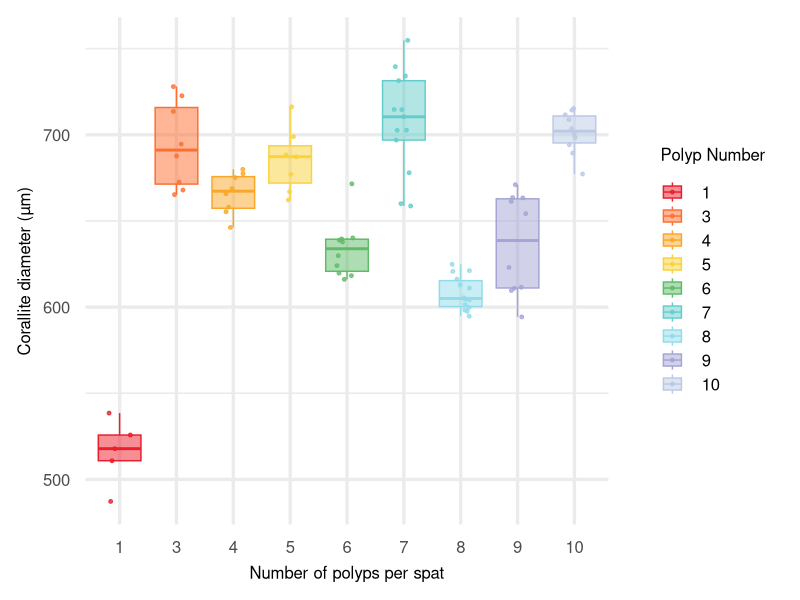
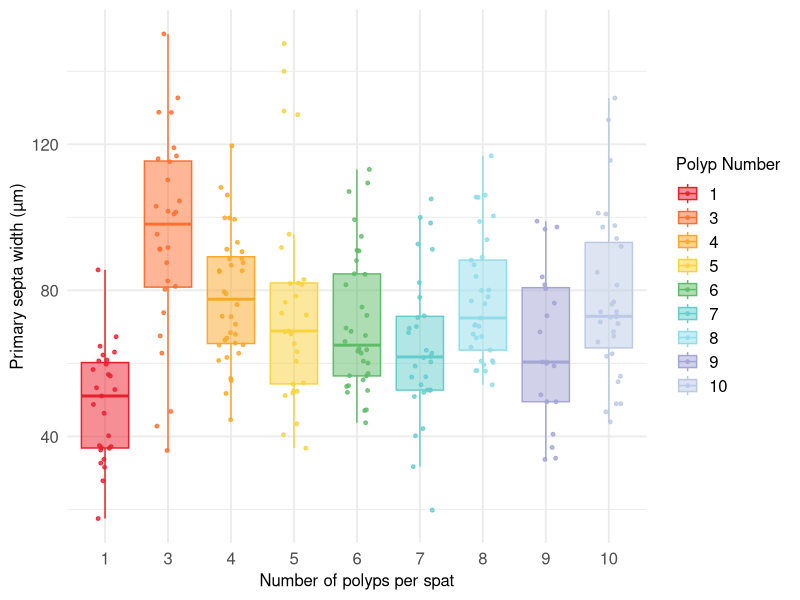
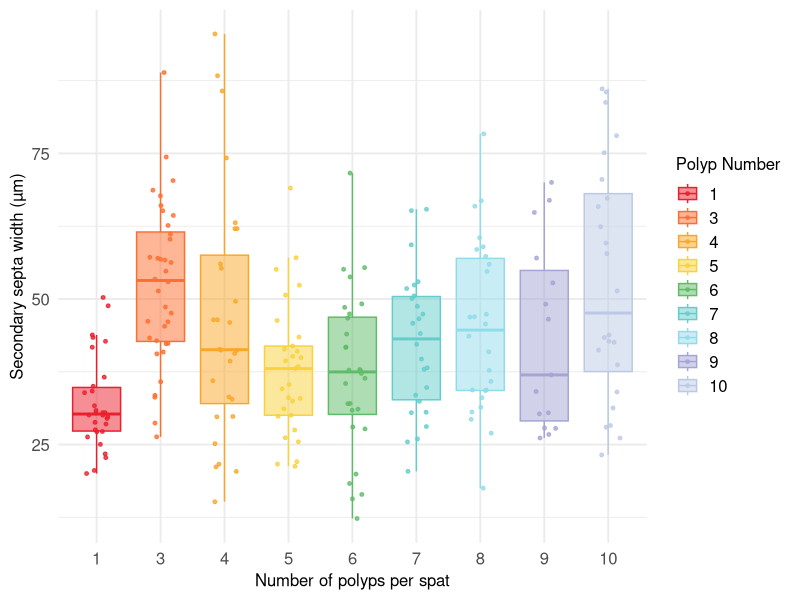
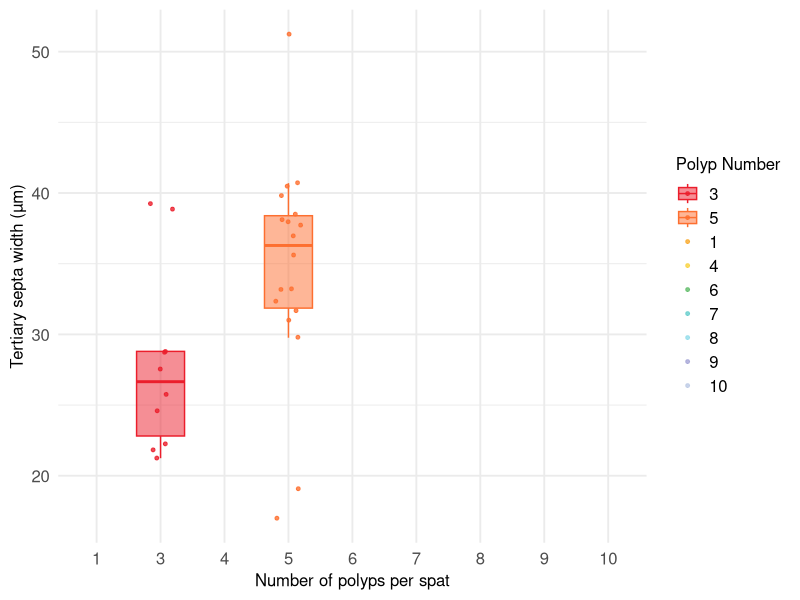
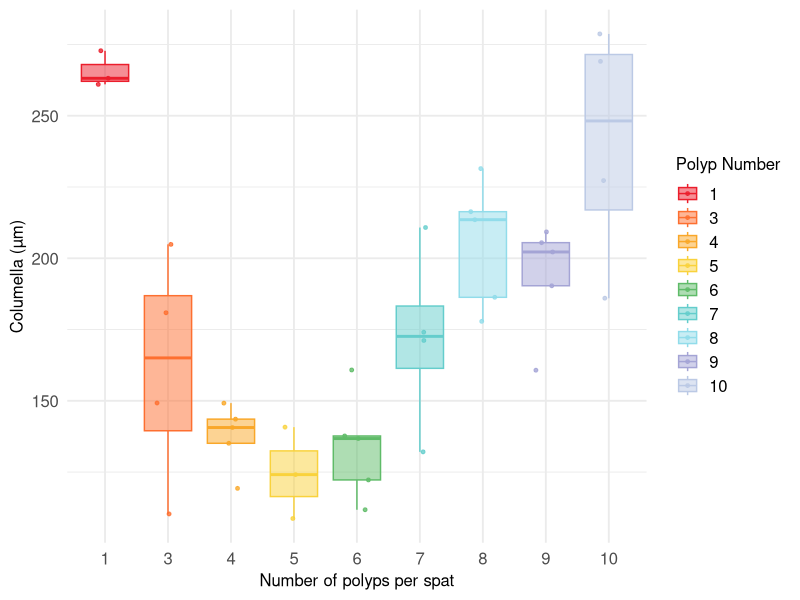
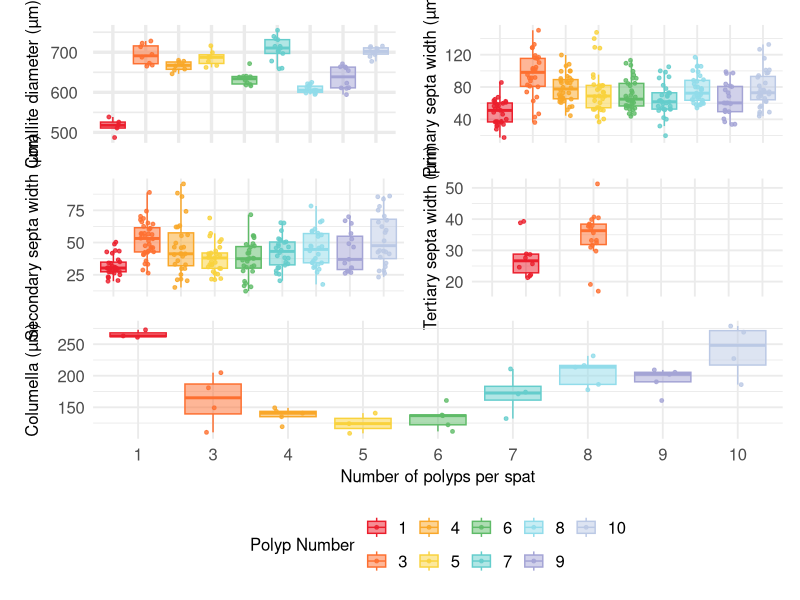

The R source for these figures, in order: (Note: this script raises an error after producing the figures.)
## ---- chunk 1
## load libraries
library(ggplot2)
library(readr)
library(dplyr)
library(tidyverse)
library(gridExtra)
library(ggpubr)
library(lubridate)
library(cowplot)
library(ggthemes)
library(patchwork)
## ---- chunk 2
#loading data
sem <- read_csv("Data/Mineral/SEM_polyp_diameters.csv")

## ---- chunk 3
#cleaning data and prepare the data for the first analysis 
#removing the Na presented in the dataset

sem_clean_data <- sem[rowSums(is.na(sem)) != ncol(sem), ]

## ---- chunk 4
#Define for each number of polyp spat a color different 
#polyp_colors <- c(
#  "1" = "red",
#  "2" = "blue",
#  "3" = "green",
#  "4" = "purple",
#  "5" = "orange",
#  "6" = "gray",
#  "7" = "black",
#  "8" = "yellow",
#  "9" ="pink",
#  "10" = "darkblue"
#  )

#ploting the coralite diameters with boxplot and point repartition 
coralite_diameters <- ggplot(sem_clean_data, aes(x = factor(Polyp_number),
                  y = Corallite_Diameter,
                  fill = factor(Polyp_number),
                  color = factor(Polyp_number))) +
  geom_boxplot(outlier.shape = NA, alpha = 0.5) +
  geom_jitter(width = 0.2, size = 1, alpha = 0.8) +
  scale_fill_tableau(palette = "Jewel Bright") +
  scale_color_tableau(palette = "Jewel Bright") +
  labs(x = "Number of polyps per spat",
       y = "Corallite diameter (µm)",
       fill = "Polyp Number",
       color = "Polyp Number") +
  theme_minimal(base_size = 25)+
  theme( axis.title.x = element_text(size = 12),     # X-axis title
    axis.title.y = element_text(size = 12),     # Y-axis title
    axis.text.x  = element_text(size = 12),     # X-axis tick labels
    axis.text.y  = element_text(size = 12),     # Y-axis tick labels
    legend.title = element_text(size = 12),     # Legend titles
    legend.text  = element_text(size = 12)      # Legend labels
    )

ggsave("Output/coralite_diameters.png", plot = coralite_diameters, width = 10, height = 5, dpi = 500)

#plotting the data with the same concept to vizualize the point distribution of the corallite diameters in µm but via violont plot 
#ggplot(sem_clean_data, aes(x = factor(Polyp_number),
 #                 y = Corallite_Diameter,
  #              fill = factor(Polyp_number),
   #               color = factor(Polyp_number))) +
  #geom_violin(outlier.shape = NA, alpha = 0.5) +
  #geom_jitter(width = 0.2, size = 2, alpha = 0.8) +
  #scale_fill_tableau(palette = "Jewel Bright") +
  #scale_color_tableau(palette = "Jewel Bright") +
  #labs(x = "Number of polyps per spat",
  #     y = "Corallite diameter (µm)",
  #     fill = "Polyp Number",
  #     color = "Polyp Number") +
  #theme_minimal(base_size = 14)


#ploting the primary septa with boxplot and point repartition 
primary_septa <- ggplot(sem_clean_data, aes(x = factor(Polyp_number),
                  y = Primary_septa,
                  fill = factor(Polyp_number),
                  color = factor(Polyp_number))) +
  geom_boxplot(outlier.shape = NA, alpha = 0.5) +
  geom_jitter(width = 0.2, size = 1, alpha = 0.8) +
  scale_fill_tableau(palette = "Jewel Bright") +
  scale_color_tableau(palette = "Jewel Bright") +
  labs(x = "Number of polyps per spat",
       y = "Primary septa width (µm)",
       fill = "Polyp Number",
       color = "Polyp Number") +
  theme_minimal(base_size = 14)+ 
   theme( axis.title.x = element_text(size = 12),     # X-axis title
    axis.title.y = element_text(size = 12),     # Y-axis title
    axis.text.x  = element_text(size = 12),     # X-axis tick labels
    axis.text.y  = element_text(size = 12),     # Y-axis tick labels
    legend.title = element_text(size = 12),     # Legend titles
    legend.text  = element_text(size = 12)      # Legend labels
    )

ggsave("Output/primary_septa.png", plot = primary_septa, width = 10, height = 5, dpi = 500)

#ploting the secondary septa with boxplot and point repartition 
secondary_septa <- ggplot(sem_clean_data, aes(x = factor(Polyp_number),
                  y = Secondary_septa,
                  fill = factor(Polyp_number),
                  color = factor(Polyp_number))) +
  geom_boxplot(outlier.shape = NA, alpha = 0.5) +
  geom_jitter(width = 0.2, size = 1, alpha = 0.8) +
  scale_fill_tableau(palette = "Jewel Bright") +
  scale_color_tableau(palette = "Jewel Bright") +
  labs(x = "Number of polyps per spat",
       y = "Secondary septa width (µm)",
       fill = "Polyp Number",
       color = "Polyp Number") +
  theme_minimal(base_size = 14)+ 
   theme( axis.title.x = element_text(size = 12),     # X-axis title
    axis.title.y = element_text(size = 12),     # Y-axis title
    axis.text.x  = element_text(size = 12),     # X-axis tick labels
    axis.text.y  = element_text(size = 12),     # Y-axis tick labels
    legend.title = element_text(size = 12),     # Legend titles
    legend.text  = element_text(size = 12)      # Legend labels
    )

ggsave("Output/secondary_septa.png", plot = secondary_septa, width = 10, height = 5, dpi = 500)

#ploting the tertiary septa with boxplot and point repartition 
tertiary_septa <- ggplot(sem_clean_data, aes(x = factor(Polyp_number),
                  y = Tertiary_septa,
                  fill = factor(Polyp_number),
                  color = factor(Polyp_number))) +
  geom_boxplot(outlier.shape = NA, alpha = 0.5) +
  geom_jitter(width = 0.2, size = 1, alpha = 0.8) +
  scale_fill_tableau(palette = "Jewel Bright") +
  scale_color_tableau(palette = "Jewel Bright") +
  labs(x = "Number of polyps per spat",
       y = "Tertiary septa width (µm)",
       fill = "Polyp Number",
       color = "Polyp Number") +
  theme_minimal(base_size = 14)+ 
   theme( axis.title.x = element_text(size = 12),     # X-axis title
    axis.title.y = element_text(size = 12),     # Y-axis title
    axis.text.x  = element_text(size = 12),     # X-axis tick labels
    axis.text.y  = element_text(size = 12),     # Y-axis tick labels
    legend.title = element_text(size = 12),     # Legend titles
    legend.text  = element_text(size = 12)      # Legend labels
    )

ggsave("Output/tertiary_septa.png", plot = tertiary_septa, width = 10, height = 5, dpi = 600)

#ploting the columella with boxplot and point repartition 
columella <- ggplot(sem_clean_data, aes(x = factor(Polyp_number),
                  y = Columella,
                  fill = factor(Polyp_number),
                  color = factor(Polyp_number))) +
  geom_boxplot(outlier.shape = NA, alpha = 0.5) +
  geom_jitter(width = 0.2, size = 1, alpha = 0.8) +
  scale_fill_tableau(palette = "Jewel Bright") +
  scale_color_tableau(palette = "Jewel Bright") +
  labs(x = "Number of polyps per spat",
       y = "Columella (µm)",
       fill = "Polyp Number",
       color = "Polyp Number") +
  theme_minimal(base_size = 14)+ 
   theme( axis.title.x = element_text(size = 12),     
    axis.title.y = element_text(size = 12),     
    axis.text.x  = element_text(size = 12),    
    axis.text.y  = element_text(size = 12),     
    legend.title = element_text(size = 12),     
    legend.text  = element_text(size = 12)      
    )

ggsave("Output/columella.png", plot = columella, width = 10, height = 5, dpi = 600)

#merge all the graph in one graph
# Remove legends from all except one (say p1)
p1 <- coralite_diameters + theme(legend.position = "none", 
axis.title.x = element_blank(),
                 axis.text.x = element_blank(),
                 axis.ticks.x = element_blank())

p2 <- primary_septa + theme(legend.position = "none", axis.title.x = element_blank(),
                 axis.text.x = element_blank(),
                 axis.ticks.x = element_blank())

p3 <- secondary_septa + theme(legend.position = "none", axis.title.x = element_blank(),
                 axis.text.x = element_blank(),
                 axis.ticks.x = element_blank())

p4 <- tertiary_septa + theme(legend.position = "none",axis.title.x = element_blank(),
                 axis.text.x = element_blank(),
                 axis.ticks.x = element_blank())

p5 <- columella + theme(legend.position = "bottom",           
    legend.title.align = 0.5,             
    legend.box = "horizontal") 

# Combine plots
combined_plot <- (p1 | p2) / (p3 | p4) / (p5)

# Save to file
ggsave("Output/combined_plot.pdf", combined_plot, width = 12, height = 10)

## ---- chunk 5
#created average for Primary secondary tertiary septa, corallite diameters, columella etc 
# Load your data
SEM_data <- read.csv("Data/Mineral/SEM_polyp_diameters.csv", stringsAsFactors = FALSE)

# Clean column names (remove spaces and make consistent)
names(SEM_data) <- trimws(names(SEM_data))

names(SEM_data)

# Calculate averages for Primary_septa grouped by its label column
avg_primary <- aggregate(SEM_data$Primary_septa,
                         by = list(SEM_data$Primary_septa_number),
                         FUN = mean, na.rm = TRUE)

# Rename columns for clarity
colnames(avg_primary) <- c("Primary_septa_number", "Mean_Primary_septa")

write.csv(avg_primary, "Output/Average_Primary_Septa.csv", row.names = FALSE)
#doing the same process for the others parameter wanted to have result of 
avg_secondary <- aggregate(SEM_data$Secondary_septa,
                         by = list(SEM_data$Secondary_septa_number),
                         FUN = mean, na.rm = TRUE)

colnames(avg_secondary) <- c("Secondary_septa_number", "Mean_Secondary_septa")
write.csv(avg_secondary, "Output/Average_Secondary_Septa.csv", row.names = FALSE)


avg_tertiary <- aggregate(SEM_data$Tertiary_septa,
                         by = list(SEM_data$Tertiary_septa_number),
                         FUN = mean, na.rm = TRUE)

colnames(avg_tertiary) <- c("Tertiary_septa_number", "Mean_Tertiary_septa")
write.csv(avg_tertiary, "Output/Average_Tertiary_Septa.csv", row.names = FALSE)


avg_corallite <- aggregate(SEM_data$Corallite_Diameter,
                         by = list(SEM_data$Polyp_number),
                         FUN = mean, na.rm = TRUE)

colnames(avg_corallite) <- c("Corallite_number", "Mean_Corallite")
write.csv(avg_corallite, "Output/Average_Corallite.csv", row.names = FALSE)


avg_columella <- aggregate(SEM_data$Columella,
                         by = list(SEM_data$Polyp_number),
                         FUN = mean, na.rm = TRUE)

colnames(avg_columella) <- c("Columella_number", "Mean_Columella")
write.csv(avg_columella, "Output/Average_Columella.csv", row.names = FALSE)

#merging all the tables in one dataset 
# --- Standardize the grouping column name so all can merge ---
names(avg_primary)[1]   <- "Polyp_ID"
names(avg_secondary)[1] <- "Polyp_ID"
names(avg_tertiary)[1]  <- "Polyp_ID"
names(avg_corallite)[1] <- "Polyp_ID"
names(avg_columella)[1] <- "Polyp_ID"

# --- Merge all average tables into one dataset ---
merged_SEM <- Reduce(function(x, y) merge(x, y, by = "Polyp_ID", all = TRUE),
                     list(avg_primary, avg_secondary, avg_tertiary, avg_corallite, avg_columella))


## ---- chunk 6
#let take a look to the assemtpion of the data 
#create separe file for each variable in the dataset

#CORALLITE
Corallite <- sem_clean_data[, c("Polyp_number", "Corallite_Diameter")]
Corallite_without_Na <- na.omit(Corallite)

#removing outlier 
Corallite_outlier <- Corallite_without_Na %>%
  filter(
    Corallite_Diameter >= quantile(Corallite_Diameter, 0.25) - 1.5 * IQR(Corallite_Diameter),
    Corallite_Diameter <= quantile(Corallite_Diameter, 0.75) + 1.5 * IQR(Corallite_Diameter)
  )

# Before removing outliers
ggplot(Corallite_without_Na, aes(x = factor(Polyp_number), y = Corallite_Diameter)) +
  geom_boxplot() +
  ggtitle("Before removing outliers")

# After removing outliers
ggplot(Corallite_outlier, aes(x = factor(Polyp_number), y = Corallite_Diameter)) +
  geom_boxplot() +
  ggtitle("After removing outliers")

#PRIMARY SEPTA
Psepta <- sem_clean_data[, c("Polyp_number", "Primary_septa")]
Psepta_without_Na <- na.omit(Psepta)

#removing outlier 
Psepta_outlier <- Psepta_without_Na %>%
  filter(
    Primary_septa >= quantile(Primary_septa, 0.25) - 1.5 * IQR(Primary_septa),
    Primary_septa <= quantile(Primary_septa, 0.75) + 1.5 * IQR(Primary_septa)
  )

# Before removing outliers
ggplot(Psepta_without_Na, aes(x = factor(Polyp_number), y = Primary_septa)) +
  geom_boxplot() +
  ggtitle("Before removing outliers")

# After removing outliers
ggplot(Psepta_outlier, aes(x = factor(Polyp_number), y = Primary_septa)) +
  geom_boxplot() +
  ggtitle("After removing outliers")

#SECONDARY SEPTA
Ssepta <- sem_clean_data[, c("Polyp_number", "Secondary_septa")]
Ssepta_without_Na <- na.omit(Ssepta)

#removing outlier 
Ssepta_outlier <- Ssepta_without_Na %>%
  filter(
    Secondary_septa >= quantile(Secondary_septa, 0.25) - 1.5 * IQR(Secondary_septa),
    Secondary_septa <= quantile(Secondary_septa, 0.75) + 1.5 * IQR(Secondary_septa)
  )

# Before removing outliers
ggplot(Ssepta_without_Na, aes(x = factor(Polyp_number), y = Secondary_septa)) +
  geom_boxplot() +
  ggtitle("Before removing outliers")

# After removing outliers
ggplot(Ssepta_outlier, aes(x = factor(Polyp_number), y = Secondary_septa)) +
  geom_boxplot() +
  ggtitle("After removing outliers")

#TERTIARY SEPTA
Tsepta <- sem_clean_data[, c("Polyp_number", "Tertiary_septa")]
Tsepta_without_Na <- na.omit(Tsepta)

#removing outlier 
Tsepta_outlier <- Tsepta_without_Na %>%
  filter(
    Tertiary_septa >= quantile(Tertiary_septa, 0.25) - 1.5 * IQR(Tertiary_septa),
    Tertiary_septa <= quantile(Tertiary_septa, 0.75) + 1.5 * IQR(Tertiary_septa)
  )

# Before removing outliers
ggplot(Tsepta_without_Na, aes(x = factor(Polyp_number), y = Tertiary_septa)) +
  geom_boxplot() +
  ggtitle("Before removing outliers")

# After removing outliers
ggplot(Tsepta_outlier, aes(x = factor(Polyp_number), y = Tertiary_septa)) +
  geom_boxplot() +
  ggtitle("After removing outliers")

#COLUMELLA SEPTA
Columella <- sem_clean_data[, c("Polyp_number", "Columella")]
Columella_without_Na <- na.omit(Columella)

#removing outlier 
Columella_outlier <- Columella_without_Na %>%
  filter(
    Columella >= quantile(Columella, 0.25) - 1.5 * IQR(Columella),
    Columella <= quantile(Columella, 0.75) + 1.5 * IQR(Columella)
  )

# Before removing outliers
ggplot(Columella_without_Na, aes(x = factor(Polyp_number), y = Columella)) +
  geom_boxplot() +
  ggtitle("Before removing outliers")

# After removing outliers
ggplot(Columella_outlier, aes(x = factor(Polyp_number), y = Columella)) +
  geom_boxplot() +
  ggtitle("After removing outliers")

## ---- chunk 7
Coralite_diameters_clean <- ggplot(Corallite_outlier, aes(x = factor(Polyp_number),
                  y = Corallite_Diameter,
                  fill = factor(Polyp_number),
                  color = factor(Polyp_number))) +
  geom_boxplot(outlier.shape = NA, alpha = 0.5) +
  geom_jitter(width = 0.2, size = 1, alpha = 0.8) +
  scale_fill_tableau(palette = "Jewel Bright") +
  scale_color_tableau(palette = "Jewel Bright") +
  labs(x = "Number of polyps per spat",
       y = "Corallite diameter (µm)",
       fill = "Polyp Number",
       color = "Polyp Number") +
  theme_minimal(base_size = 25)+
  theme( axis.title.x = element_text(size = 12),     
    axis.title.y = element_text(size = 12),     
    axis.text.x  = element_text(size = 12),     
    axis.text.y  = element_text(size = 12),     
    legend.title = element_text(size = 12),     
    legend.text  = element_text(size = 12)      
    )

ggsave("Output/Coralite_diameters_clean.png", plot = Coralite_diameters_clean, width = 10, height = 5, dpi = 500)

primary_septa_clean <- ggplot(Psepta_outlier, aes(x = factor(Polyp_number),
                  y = Primary_septa,
                  fill = factor(Polyp_number),
                  color = factor(Polyp_number))) +
  geom_boxplot(outlier.shape = NA, alpha = 0.5) +
  geom_jitter(width = 0.2, size = 1, alpha = 0.8) +
  scale_fill_tableau(palette = "Jewel Bright") +
  scale_color_tableau(palette = "Jewel Bright") +
  labs(x = "Number of polyps per spat",
       y = "Primary septa witdh (µm)",
       fill = "Polyp Number",
       color = "Polyp Number") +
  theme_minimal(base_size = 25)+
  theme( axis.title.x = element_text(size = 12),     
    axis.title.y = element_text(size = 12),     
    axis.text.x  = element_text(size = 12),     
    axis.text.y  = element_text(size = 12),     
    legend.title = element_text(size = 12),     
    legend.text  = element_text(size = 12)      
    )

ggsave("Output/primary_septa_clean.png", plot = primary_septa_clean, width = 10, height = 5, dpi = 500)

secondary_septa_clean <- ggplot(Ssepta_outlier, aes(x = factor(Polyp_number),
                  y = Secondary_septa,
                  fill = factor(Polyp_number),
                  color = factor(Polyp_number))) +
  geom_boxplot(outlier.shape = NA, alpha = 0.5) +
  geom_jitter(width = 0.2, size = 1, alpha = 0.8) +
  scale_fill_tableau(palette = "Jewel Bright") +
  scale_color_tableau(palette = "Jewel Bright") +
  labs(x = "Number of polyps per spat",
       y = "Secondary septa witdh (µm)",
       fill = "Polyp Number",
       color = "Polyp Number") +
  theme_minimal(base_size = 25)+
  theme( axis.title.x = element_text(size = 12),     
    axis.title.y = element_text(size = 12),     
    axis.text.x  = element_text(size = 12),     
    axis.text.y  = element_text(size = 12),     
    legend.title = element_text(size = 12),     
    legend.text  = element_text(size = 12)      
    )

ggsave("Output/secondary_septa_clean.png", plot = secondary_septa_clean, width = 10, height = 5, dpi = 500)

tertiary_septa_clean <- ggplot(Tsepta_outlier, aes(x = factor(Polyp_number),
                  y = Tertiary_septa,
                  fill = factor(Polyp_number),
                  color = factor(Polyp_number))) +
  geom_boxplot(outlier.shape = NA, alpha = 0.5) +
  geom_jitter(width = 0.2, size = 1, alpha = 0.8) +
  scale_fill_tableau(palette = "Jewel Bright") +
  scale_color_tableau(palette = "Jewel Bright") +
  labs(x = "Number of polyps per spat",
       y = "Tertiary septa witdh (µm)",
       fill = "Polyp Number",
       color = "Polyp Number") +
  theme_minimal(base_size = 25)+
  theme( axis.title.x = element_text(size = 12),     
    axis.title.y = element_text(size = 12),     
    axis.text.x  = element_text(size = 12),     
    axis.text.y  = element_text(size = 12),     
    legend.title = element_text(size = 12),     
    legend.text  = element_text(size = 12)      
    )

ggsave("Output/tertiary_septa_clean.png", plot = tertiary_septa_clean, width = 10, height = 5, dpi = 500)

columella_clean <- ggplot(Columella_outlier, aes(x = factor(Polyp_number),
                  y = Columella,
                  fill = factor(Polyp_number),
                  color = factor(Polyp_number))) +
  geom_boxplot(outlier.shape = NA, alpha = 0.5) +
  geom_jitter(width = 0.2, size = 1, alpha = 0.8) +
  scale_fill_tableau(palette = "Jewel Bright") +
  scale_color_tableau(palette = "Jewel Bright") +
  labs(x = "Number of polyps per spat",
       y = "Columella (µm)",
       fill = "Polyp Number",
       color = "Polyp Number") +
  theme_minimal(base_size = 25)+
  theme( axis.title.x = element_text(size = 12),     
    axis.title.y = element_text(size = 12),     
    axis.text.x  = element_text(size = 12),     
    axis.text.y  = element_text(size = 12),     
    legend.title = element_text(size = 12),     
    legend.text  = element_text(size = 12)      
    )

ggsave("Output/columella_clean.png", plot = columella_clean, width = 10, height = 5, dpi = 500)

#merge all the graph with no outlier in one graph
# Remove legends from all except one 
P1 <- Coralite_diameters_clean + theme(legend.position = "none", 
axis.title.x = element_blank(),
                 axis.text.x = element_blank(),
                 axis.ticks.x = element_blank())

P2 <- primary_septa_clean + theme(legend.position = "none", axis.title.x = element_blank(),
                 axis.text.x = element_blank(),
                 axis.ticks.x = element_blank())

P3 <- secondary_septa_clean + theme(legend.position = "none", axis.title.x = element_blank(),
                 axis.text.x = element_blank(),
                 axis.ticks.x = element_blank())

P4 <- tertiary_septa_clean + theme(legend.position = "none",axis.title.x = element_blank(),
                 axis.text.x = element_blank(),
                 axis.ticks.x = element_blank())

P5 <- columella_clean + theme(legend.position = "bottom",           
    legend.title.align = 0.5,             
    legend.box = "horizontal") 

# Combine plots
combined_plot_without_outlier <- (P1 | P2) / (P3 | P4) / (P5)

# Save to file
ggsave("Output/combined_plot_without_outlier.pdf", combined_plot_without_outlier, width = 12, height = 10)

## ---- chunk 8
#vizualisation of the data via graph
#CORALLITE
hist(Corallite_outlier$Corallite_Diameter,
     main = "Histogram of Corallite Diameter",
     xlab = "Corallite Diameter",
     breaks = 15)

#PRIMARY SEPTA
hist(Psepta_outlier$Primary_septa,
     main = "Histogram of Primary septa",
     xlab = "Primary septa",
     breaks = 15)

#Secondary SEPTA
hist(Ssepta_outlier$Secondary_septa,
     main = "Histogram of Secondary septa",
     xlab = "Secondary septa",
     breaks = 15)

#tertiary septa
hist(Tsepta_outlier$Tertiary_septa,
     main = "Histogram of Tertiary septa",
     xlab = "Tertiary septa",
     breaks = 15)

#COLUMELLA 
hist(Columella_outlier$Columella,
     main = "Histogram of Columella",
     xlab = "Primary columella",
     breaks = 15)

#Q-Q plot 
#CORALLITE
qqnorm(Corallite_outlier$Corallite_Diameter)
qqline(Corallite_outlier$Corallite_Diameter, col = "red")

#Primary septa
qqnorm(Psepta_outlier$Primary_septa)
qqline(Psepta_outlier$Primary_septa, col = "red")

#secondary septa 
qqnorm(Ssepta_outlier$Secondary_septa)
qqline(Ssepta_outlier$Secondary_septa, col = "red")

#Tertiary septa 
qqnorm(Tsepta_outlier$Tertiary_septa)
qqline(Tsepta_outlier$Tertiary_septa, col = "red")

#Tertiary septa 
qqnorm(Columella_outlier$Columella)
qqline(Columella_outlier$Columella, col = "red")

#statistic part
#normality on coralitte diameter µm 
shapiro.test(residuals(aov(Corallite_Diameter ~ Polyp_number, data = Corallite_outlier)))
#normality validated
#normality on primary septa witdh µm
shapiro.test(residuals(aov(Primary_septa ~ Polyp_number, data = Psepta_outlier)))
#normality validated
#normality on secondary septa witdh µm
shapiro.test(residuals(aov(Secondary_septa ~ Polyp_number, data = Ssepta_outlier)))
#normality validated
#normality on tertiary septa witdh µm
shapiro.test(residuals(aov(Tertiary_septa ~ Polyp_number, data = Tsepta_outlier)))
#do not follow the normality need to used a Kruskal-Wallis test 
#normality on columella witdh µm
shapiro.test(residuals(aov(Columella ~ Polyp_number, data = Columella_outlier)))
#normality validated

#ANOVA test
#CORALLITE
anova_result_coralitte <- aov(Corallite_Diameter ~ factor(Polyp_number), data = Corallite_outlier)
summary(anova_result_coralitte)
#Post-Hoc comparaison 
tukey_result_coralitte <- TukeyHSD(anova_result_coralitte)
tukey_result_coralitte

#creation heat map t vizualize the posthoc test
# Extract Tukey results as a data frame
tukey_df_coralitte <- as.data.frame(tukey_result_coralitte$'factor(Polyp_number)') %>%
  rownames_to_column(var = "comparison") %>%
  select(comparison, `p adj`) %>%
  separate(comparison, into = c("Group1", "Group2"), sep = "-")

# Create a matrix for plotting
heatmap_df_coralitte <- tukey_df_coralitte %>%
  pivot_wider(names_from = Group2, values_from = `p adj`) %>%
  column_to_rownames("Group1")

# Convert to long format for ggplot
heatmap_long_coralitte <- heatmap_df_coralitte %>%
  rownames_to_column("Group1") %>%
  pivot_longer(-Group1, names_to = "Group2", values_to = "p_value")

# Plot
ggplot(heatmap_long_coralitte, aes(x = Group1, y = Group2, fill = p_value)) +
  geom_tile(color = "white") +
  scale_fill_gradient(low = "red", high = "white", na.value = "grey90",
                      name = "p-value") +
  geom_text(aes(label = round(p_value, 3))) +
  theme_minimal() +
  labs(title = "Tukey HSD Pairwise Comparisons coralitte")

##################

#PRIMARY septa
anova_result_primary <- aov(Primary_septa ~ factor(Polyp_number), data = Psepta_outlier)
summary(anova_result_primary)
#Post-Hoc comparaison 
tukey_result_primary <- TukeyHSD(anova_result_primary)
tukey_result_primary

#creation heat map t vizualize the posthoc test
# Extract Tukey results as a data frame
tukey_df_primary <- as.data.frame(tukey_result_primary$'factor(Polyp_number)') %>%
  rownames_to_column(var = "comparison") %>%
  select(comparison, `p adj`) %>%
  separate(comparison, into = c("Group1", "Group2"), sep = "-")

# Create a matrix for plotting
heatmap_df_primary <- tukey_df_primary %>%
  pivot_wider(names_from = Group2, values_from = `p adj`) %>%
  column_to_rownames("Group1")

# Convert to long format for ggplot
heatmap_long_primary <- heatmap_df_primary %>%
  rownames_to_column("Group1") %>%
  pivot_longer(-Group1, names_to = "Group2", values_to = "p_value")

# Plot
ggplot(heatmap_long_primary, aes(x = Group1, y = Group2, fill = p_value)) +
  geom_tile(color = "white") +
  scale_fill_gradient(low = "red", high = "white", na.value = "grey90",
                      name = "p-value") +
  geom_text(aes(label = round(p_value, 3))) +
  theme_minimal() +
  labs(title = "Tukey HSD Pairwise Comparisons primary septa")

##################

#Secondary septa
anova_result_secondary <- aov(Secondary_septa ~ factor(Polyp_number), data = Ssepta_outlier)
summary(anova_result_secondary)
#Post-Hoc comparaison 
tukey_result_secondary <- TukeyHSD(anova_result_secondary)
tukey_result_secondary

#creation heat map t vizualize the posthoc test
# Extract Tukey results as a data frame
tukey_df_secondary <- as.data.frame(tukey_result_secondary$'factor(Polyp_number)') %>%
  rownames_to_column(var = "comparison") %>%
  select(comparison, `p adj`) %>%
  separate(comparison, into = c("Group1", "Group2"), sep = "-")

# Create a matrix for plotting
heatmap_df_secondary <- tukey_df_primary %>%
  pivot_wider(names_from = Group2, values_from = `p adj`) %>%
  column_to_rownames("Group1")

# Convert to long format for ggplot
heatmap_long_secondary <- heatmap_df_secondary %>%
  rownames_to_column("Group1") %>%
  pivot_longer(-Group1, names_to = "Group2", values_to = "p_value")

# Plot
ggplot(heatmap_long_secondary, aes(x = Group1, y = Group2, fill = p_value)) +
  geom_tile(color = "white") +
  scale_fill_gradient(low = "red", high = "white", na.value = "grey90",
                      name = "p-value") +
  geom_text(aes(label = round(p_value, 3))) +
  theme_minimal() +
  labs(title = "Tukey HSD Pairwise Comparisons secondary septa")

##################

#Tertiary septa
anova_result_tertiary <- aov(Tertiary_septa ~ factor(Polyp_number), data = Tsepta_outlier)
summary(anova_result_tertiary)
#Post-Hoc comparaison 
tukey_result_tertiary <- TukeyHSD(anova_result_tertiary)
tukey_result_tertiary

#creation heat map t vizualize the posthoc test
# Extract Tukey results as a data frame
tukey_df_tertiary <- as.data.frame(tukey_result_tertiary$'factor(Polyp_number)') %>%
  rownames_to_column(var = "comparison") %>%
  select(comparison, `p adj`) %>%
  separate(comparison, into = c("Group1", "Group2"), sep = "-")

# Create a matrix for plotting
heatmap_df_tertiary <- tukey_df_tertiary %>%
  pivot_wider(names_from = Group2, values_from = `p adj`) %>%
  column_to_rownames("Group1")

# Convert to long format for ggplot
heatmap_long_tertiary <- heatmap_df_tertiary %>%
  rownames_to_column("Group1") %>%
  pivot_longer(-Group1, names_to = "Group2", values_to = "p_value")

# Plot
ggplot(heatmap_long_tertiary, aes(x = Group1, y = Group2, fill = p_value)) +
  geom_tile(color = "white") +
  scale_fill_gradient(low = "red", high = "white", na.value = "grey90",
                      name = "p-value") +
  geom_text(aes(label = round(p_value, 3))) +
  theme_minimal() +
  labs(title = "Tukey HSD Pairwise Comparisons tertiary septa")

##################

#Columella 
anova_result_columella <- aov(Columella ~ factor(Polyp_number), data = Columella_outlier)
summary(anova_result_columella)
#Post-Hoc comparaison 
tukey_result_columella <- TukeyHSD(anova_result_columella)
tukey_result_columella

#creation heat map t vizualize the posthoc test
# Extract Tukey results as a data frame
tukey_df_columella <- as.data.frame(tukey_result_columella$'factor(Polyp_number)') %>%
  rownames_to_column(var = "comparison") %>%
  select(comparison, `p adj`) %>%
  separate(comparison, into = c("Group1", "Group2"), sep = "-")

# Create a matrix for plotting
heatmap_df_columella <- tukey_df_columella %>%
  pivot_wider(names_from = Group2, values_from = `p adj`) %>%
  column_to_rownames("Group1")

# Convert to long format for ggplot
heatmap_long_columella <- heatmap_df_columella %>%
  rownames_to_column("Group1") %>%
  pivot_longer(-Group1, names_to = "Group2", values_to = "p_value")

# Plot
ggplot(heatmap_long_columella, aes(x = Group1, y = Group2, fill = p_value)) +
  geom_tile(color = "white") +
  scale_fill_gradient(low = "red", high = "white", na.value = "grey90",
                      name = "p-value") +
  geom_text(aes(label = round(p_value, 3))) +
  theme_minimal() +
  labs(title = "Tukey HSD Pairwise Comparisons columella")

